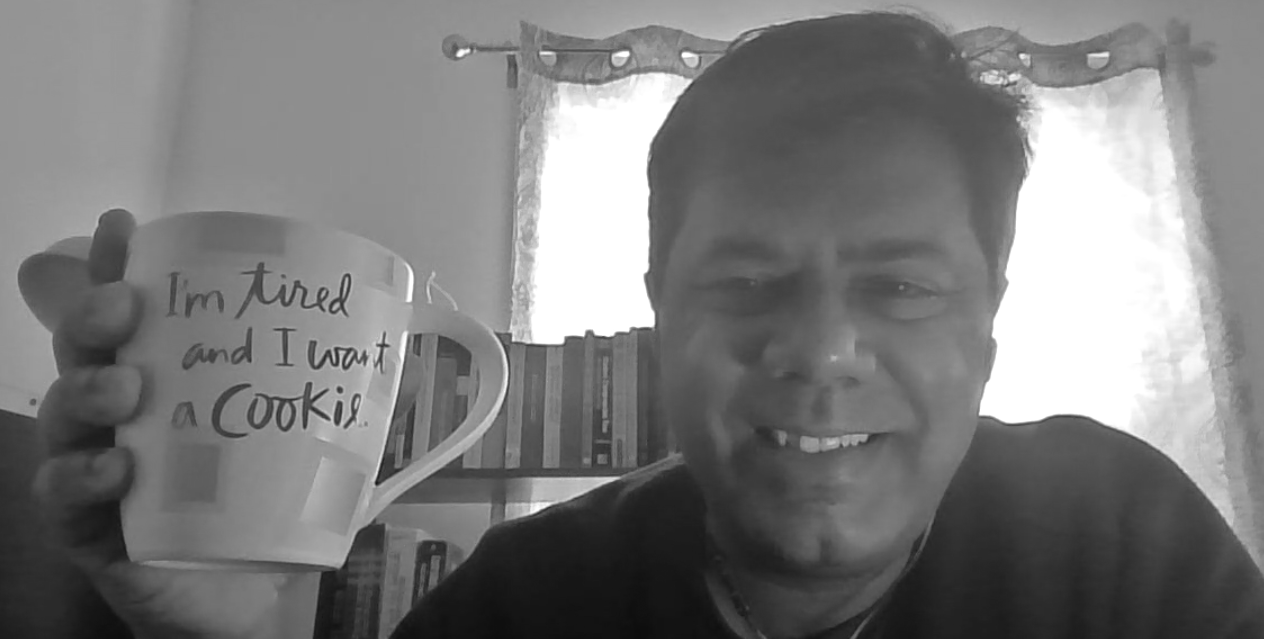
#> input picture camera_Examples/HW5_mod.png, 1264 x 639 px
$ python picamera2_opencv_filteredImage.py
#> lines starting #> are read from the running program, lines starting #| are printed output that depends on the picture; after the words box and inside, x2 and y2 are one past the last pixel; in counts of white or black regions, pixels touching at a corner belong together
"""
==== Read and display with OpenCV
==== Source code written by Prof. Kartik Bulusu and Josephina Libbon for CS1010-Fall2022
==== CS and MAE Department, SEAS GWU
==== Description:
======== Reads an image saved in a folder,
======== displays the original image
======== and displays the filtered image with OpenCV.
========
==== Requirements:
============ The program requires Python 3.9.2 dependent libraries:
============ OpenCV 4.6.0
======== It has been written exclusively for CS1010 and CS4907 students in GWU.
======== It may not be used for any other purposes unless author's prior permission is aquired.
==== Testing:
==== 1. Developed by Prof. Kartik Bulusu and Josephina Libbon on Raspberry Pi 3B+ for Fall2022
==== 2. Modified and tested on 11/03/2023 by Gustavo Londono for CS1010-Fall2023 using Python 3.9.2 on Raspberry Pi 4B
==== 3. Modified and tested on 03/01/2024 using Python 3.9.2 on Raspberry Pi 4B
==== Reference: https://pyimagesearch.com/2015/03/30/accessing-the-raspberry-pi-camera-with-opencv-and-python/
"""
# modified by Prof. Kartik Bulusu and Josephina Libbon for CS1010-Fall2022

import cv2
import numpy as np

#IMAGE COLOR FILTERING

img  = cv2.imread('./HW5_mod.png')
#> img is the input picture: shape (639, 1264, 3); min 12, max 255, mean 122.4
# img  = cv2.imread('./image.jpg')


retval, threshold = cv2.threshold(img, 12, 255, cv2.THRESH_BINARY)
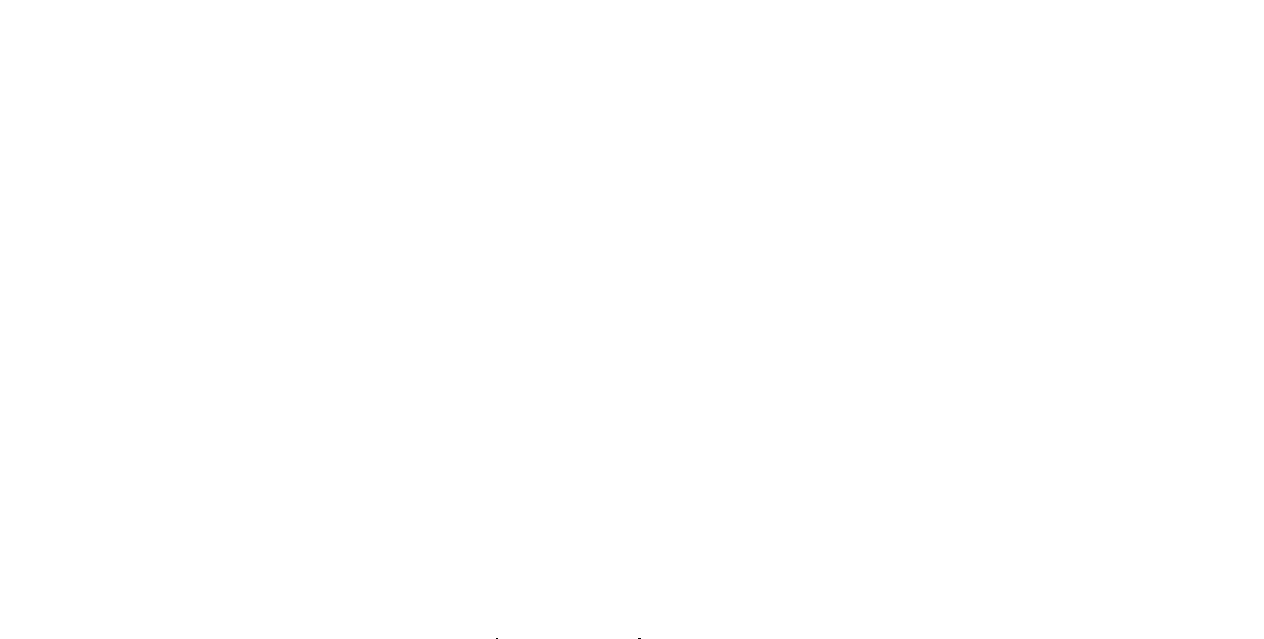
#> threshold: shape (639, 1264, 3); 100% white; black in thin lines or dots, all inside (x1, y1, x2, y2) = (496, 638, 641, 639)

grayscaled = cv2.cvtColor(img, cv2.COLOR_BGR2GRAY)

retval2, threshold2 = cv2.threshold(grayscaled, 12, 255, cv2.THRESH_BINARY)

gaus = cv2.adaptiveThreshold(grayscaled, 255, cv2.ADAPTIVE_THRESH_GAUSSIAN_C, cv2.THRESH_BINARY, 115, 1)
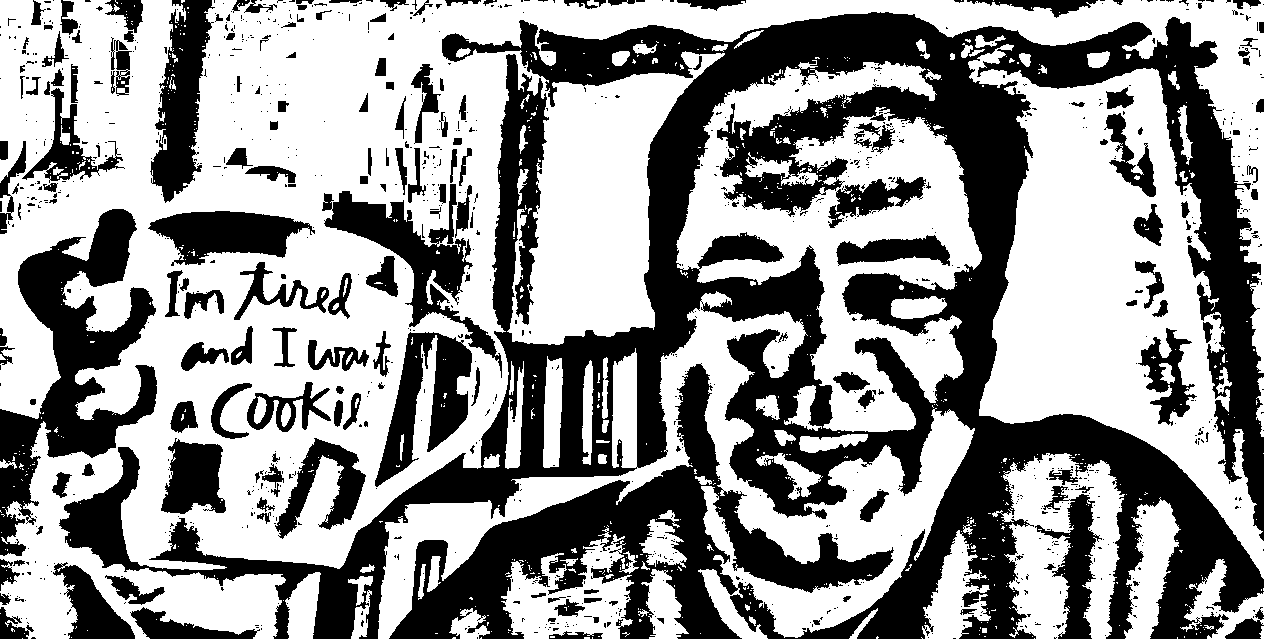
#> gaus: shape (639, 1264); 58.4% white; 1083 black regions (899 under 20 px), largest, box (x1, y1, x2, y2) and area: (59, 12, 1264, 639) 230280, (0, 209, 157, 556) 20107, (322, 184, 502, 378) 7906

retval2, otsu = cv2.threshold(grayscaled, 125, 255, cv2.THRESH_BINARY+cv2.THRESH_OTSU)
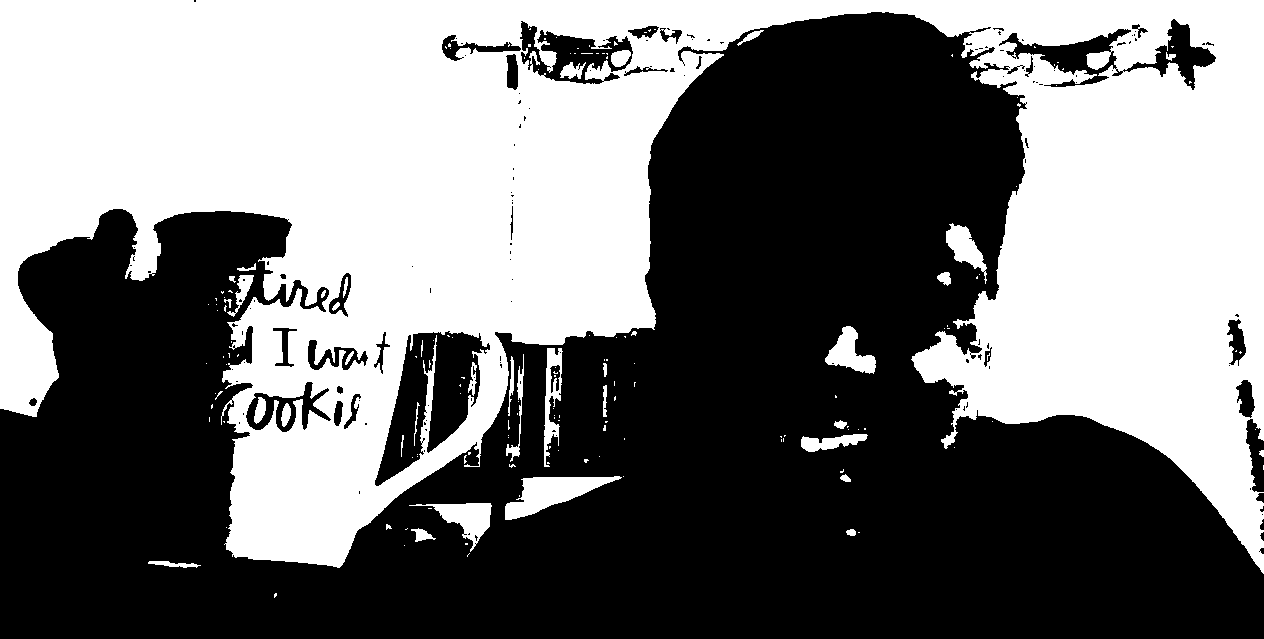
#> otsu: shape (639, 1264); 45.8% white; 166 white regions (128 under 20 px), largest, box (x1, y1, x2, y2) and area: (0, 0, 1264, 574) 358565, (505, 476, 622, 520) 2378, (409, 503, 492, 552) 1429
#> retval2 = 126

cv2.namedWindow('original',cv2.WINDOW_NORMAL) #Create a window to be used (NOT using the WINDOW_AUTOSIZE)
cv2.resizeWindow('original', 600,400) #Resize the window to the desired size
cv2.imshow('original', img) #Display the image in the window

# cv2.namedWindow('threshold',cv2.WINDOW_NORMAL) #Create a window to be used (NOT using the WINDOW_AUTOSIZE)
# cv2.resizeWindow('threshold', 600,400) #Resize the window to the desired size
# cv2.imshow('threshold', threshold) #Display the image in the window
#
# cv2.namedWindow('threshold2',cv2.WINDOW_NORMAL) #Create a window to be used (NOT using the WINDOW_AUTOSIZE)
# cv2.resizeWindow('threshold2', 600,400) #Resize the window to the desired size
# cv2.imshow('threshold2', threshold2) #Display the image in the window

cv2.namedWindow('Gaus',cv2.WINDOW_NORMAL) #Create a window to be used (NOT using the WINDOW_AUTOSIZE)
cv2.resizeWindow('Gaus', 600,400) #Resize the window to the desired size
cv2.imshow('Gaus', gaus) #Display the image in the window

cv2.namedWindow('otsu',cv2.WINDOW_NORMAL) #Create a window to be used (NOT using the WINDOW_AUTOSIZE)
cv2.resizeWindow('otsu', 600,400) #Resize the window to the desired size
cv2.imshow('otsu', otsu) #Display the image in the window

#destroy all windows when the '0' key is pressed
cv2.waitKey(0)
cv2.destroyAllWindows()

$ run again, with camera_Examples/image.jpg saved as camera_Examples/HW5_mod.png
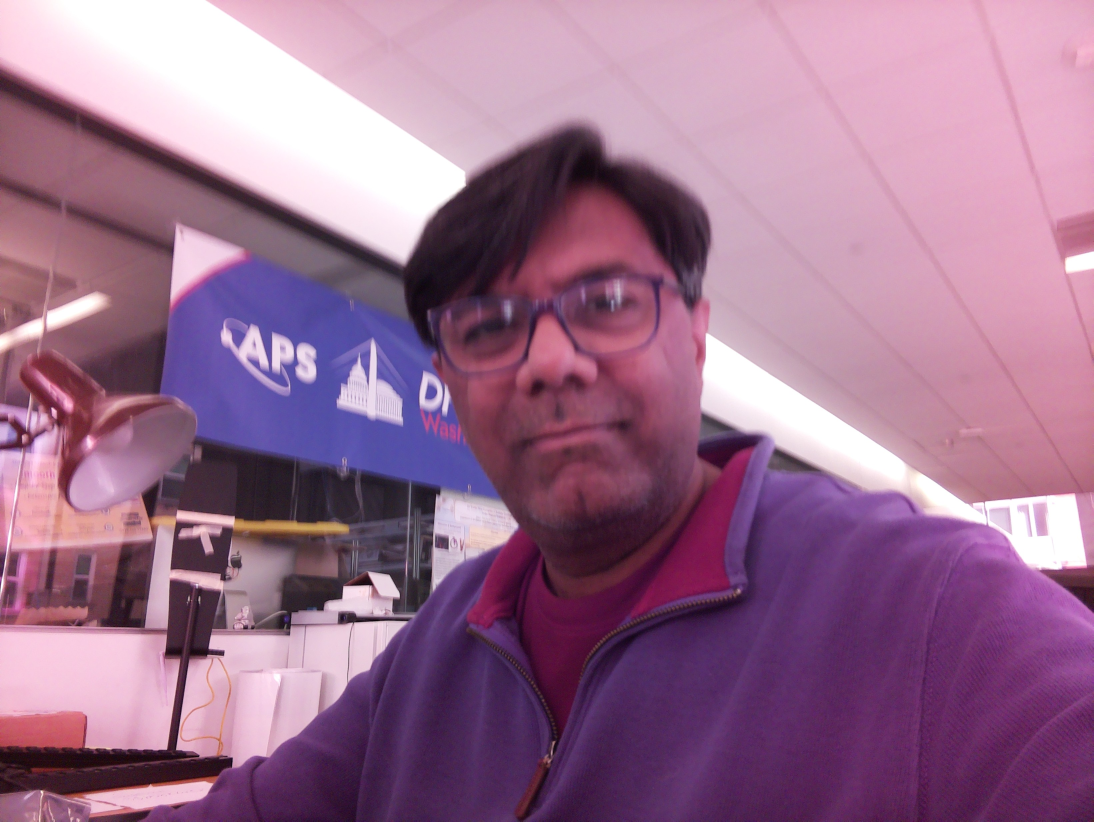
#> input picture camera_Examples/image.jpg, 3280 x 2464 px (shown at 1/3 size)
#> img is the input picture: shape (2464, 3280, 3); mean B, G, R 142.5, 112.1, 154.4
#> threshold2: shape (2464, 3280); 100% white; black in thin lines or dots, all inside (x1, y1, x2, y2) = (0, 471, 1992, 2443)
#> `gaus = cv2.adaptiveThreshold(grayscaled, 255, cv2.ADAPTIVE_THRESH_GAUS..`:
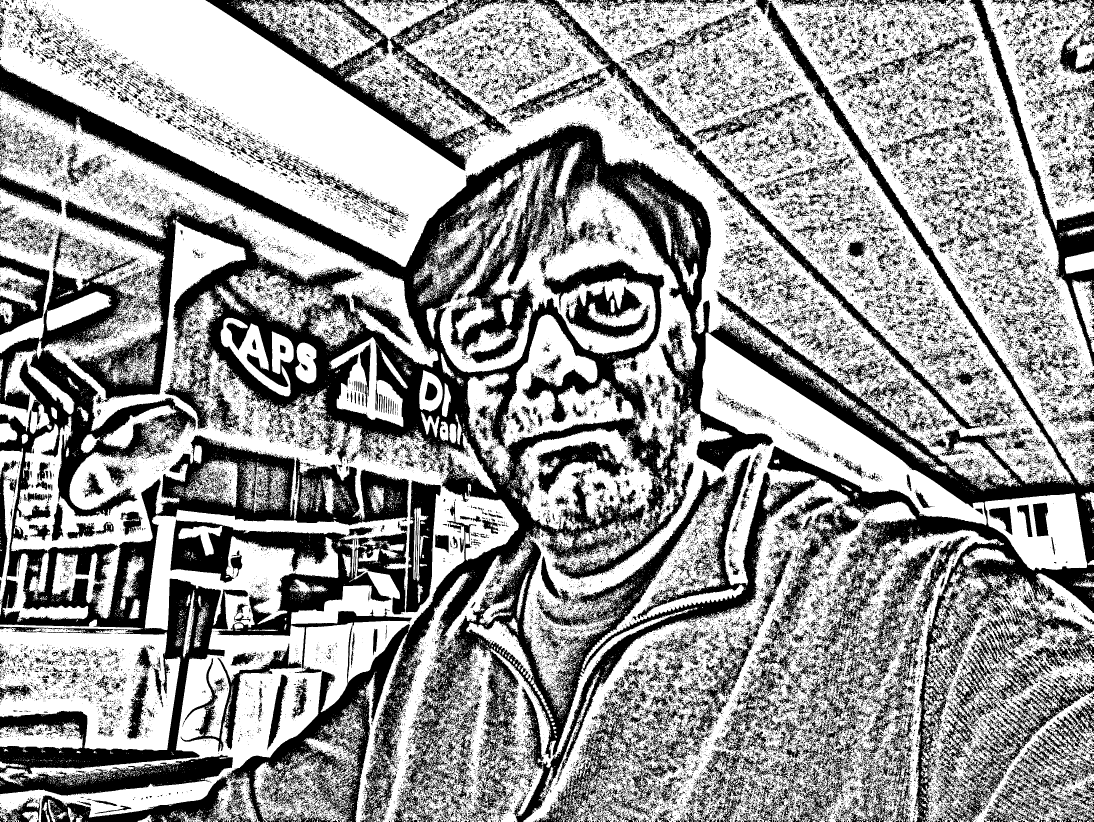
#> gaus: shape (2464, 3280) (shown at 1/3 size); 60.5% white; 50081 black regions (44542 under 20 px), largest, box (x1, y1, x2, y2) and area: (0, 2, 3280, 2464) 1368524, (0, 748, 1228, 2323) 358934, (616, 0, 1439, 513) 51834
#> `retval2, otsu = cv2.threshold(grayscaled, 125, 255, cv2.THRESH_BINARY+..`:
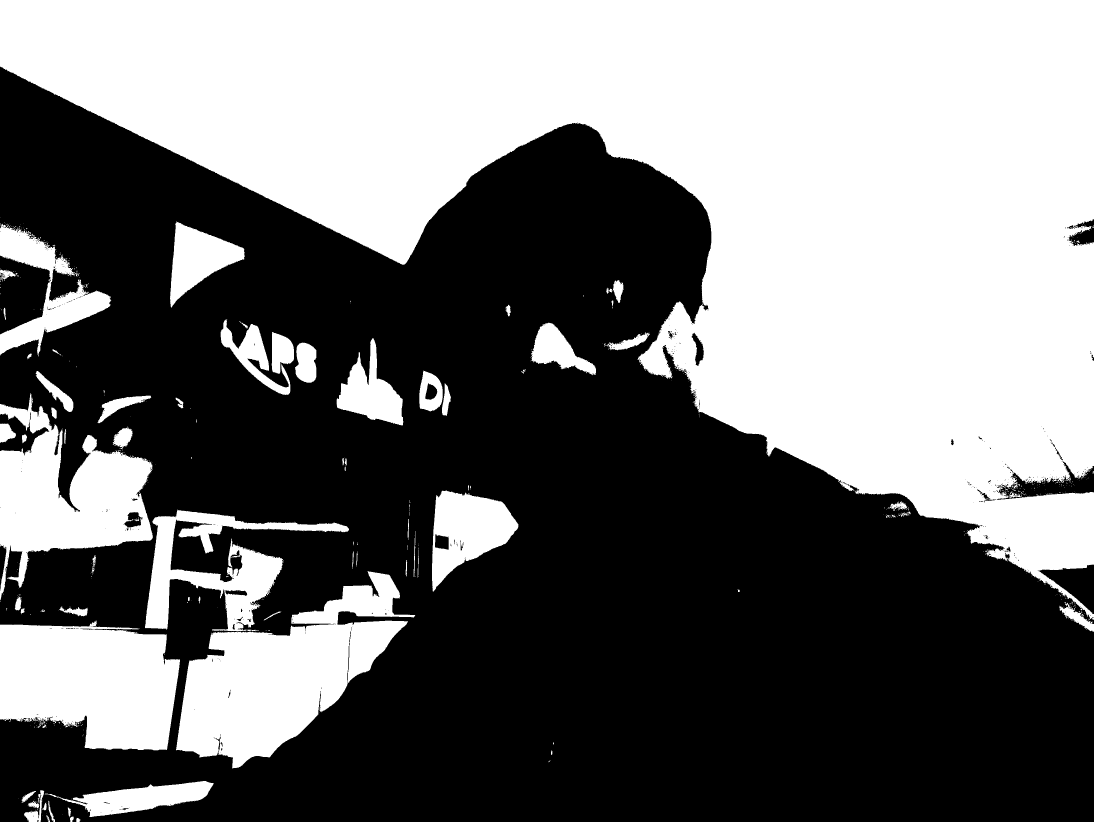
#> otsu: shape (2464, 3280) (shown at 1/3 size); 45% white; 657 white regions (570 under 20 px), largest, box (x1, y1, x2, y2) and area: (0, 0, 3280, 1857) 2830555, (528, 1714, 1246, 2305) 198097, (0, 1861, 540, 2251) 165293
#> retval2 = 134

$ run again, with camera_Examples/enc_dec_key_image.png copied over camera_Examples/HW5_mod.png
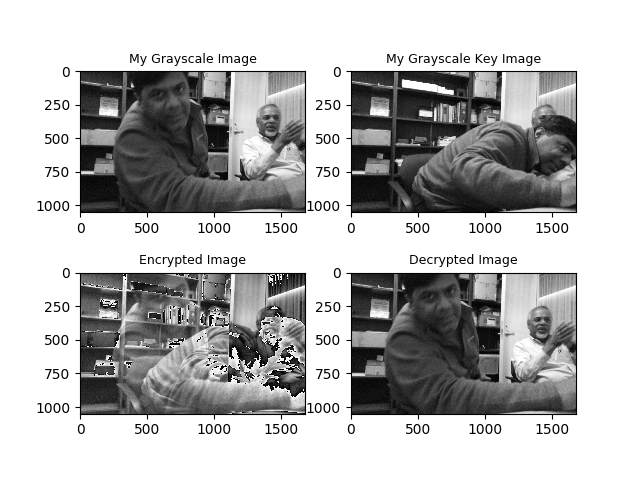
#> input picture camera_Examples/enc_dec_key_image.png, 640 x 480 px
#> img is the input picture: shape (480, 640, 3); min 0, max 255, mean 185.5
#> `retval, threshold = cv2.threshold(img, 12, 255, cv2.THRESH_BINARY)`:
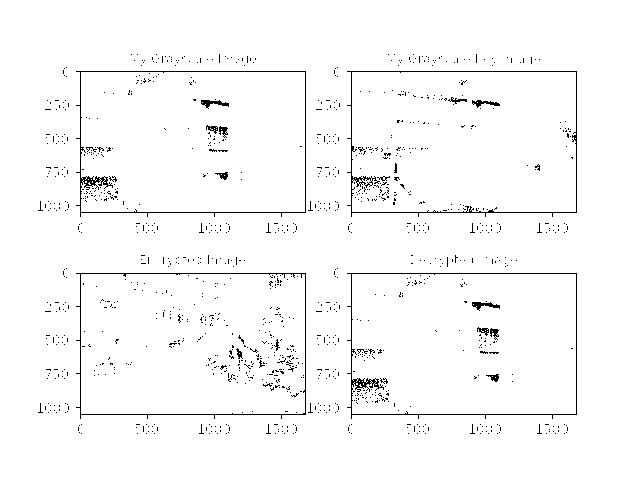
#> threshold: shape (480, 640, 3); 97.6% white; black in thin lines or dots, all inside (x1, y1, x2, y2) = (38, 54, 577, 434)
#> gaus: shape (480, 640); 70.9% white; 458 black regions (284 under 20 px), largest, box (x1, y1, x2, y2) and area: (346, 272, 578, 420) 20775, (75, 70, 306, 218) 20651, (346, 70, 578, 218) 20630
#> `retval2, otsu = cv2.threshold(grayscaled, 125, 255, cv2.THRESH_BINARY+..`:
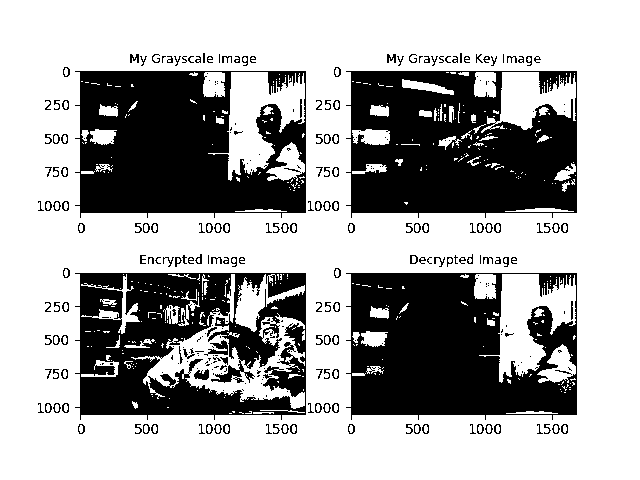
#> otsu: shape (480, 640); 66.3% white; 307 black regions (153 under 20 px), largest, box (x1, y1, x2, y2) and area: (346, 71, 577, 218) 25975, (75, 71, 306, 218) 24888, (346, 273, 577, 420) 24888
#> retval2 = 156
